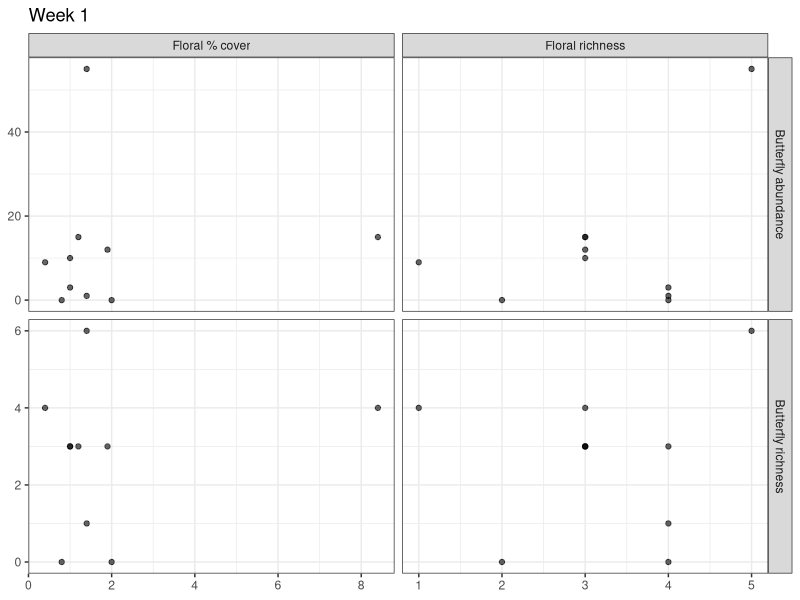
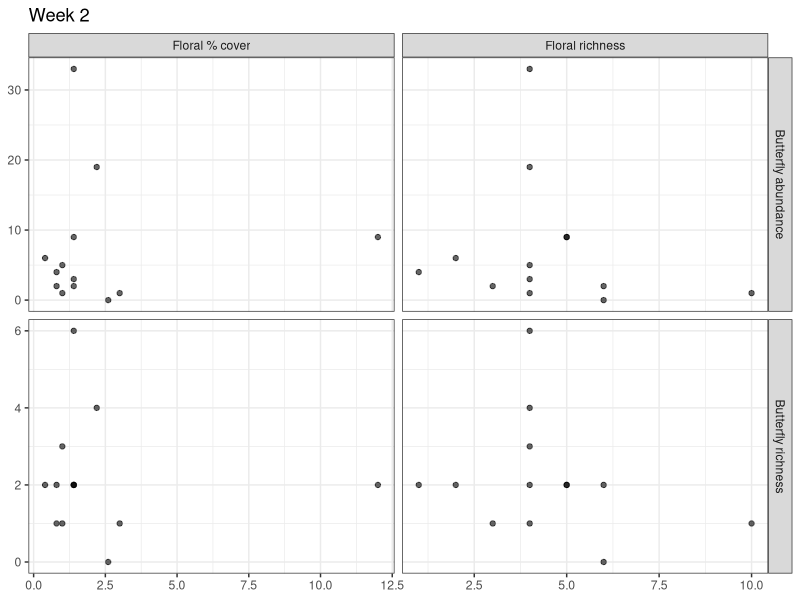
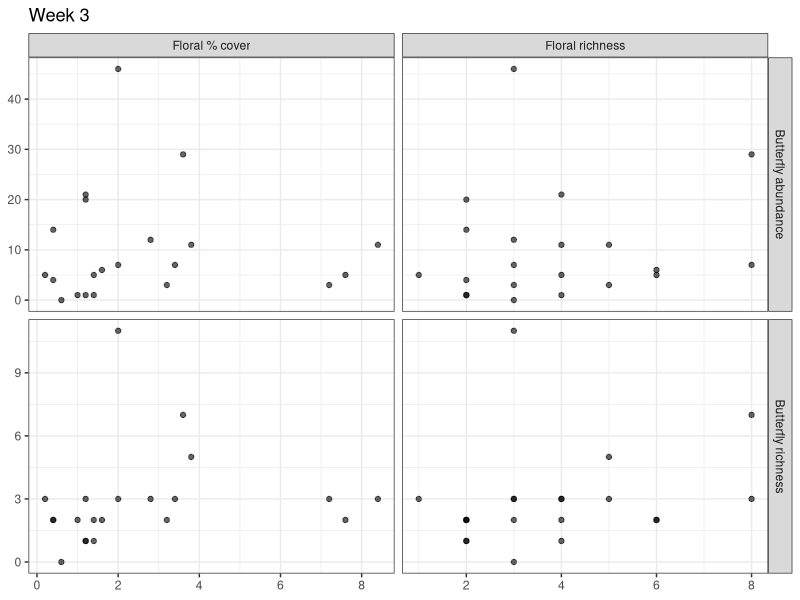
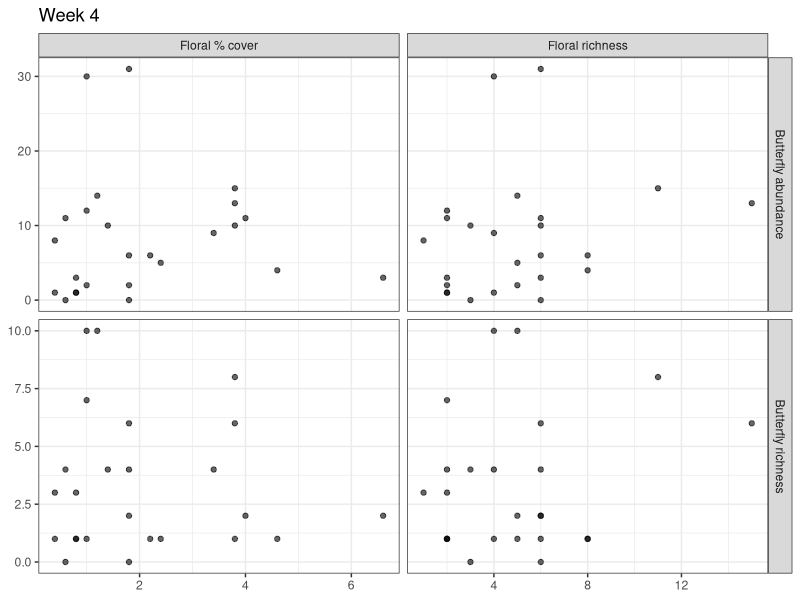
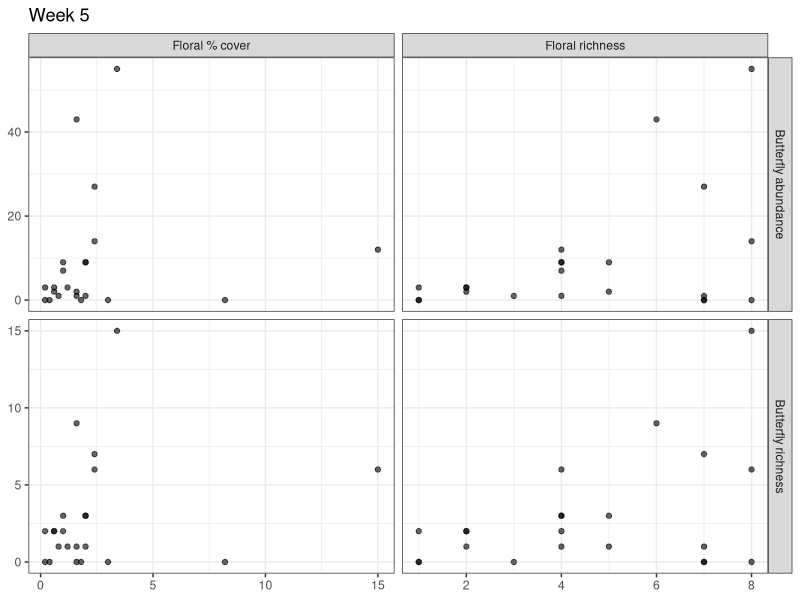
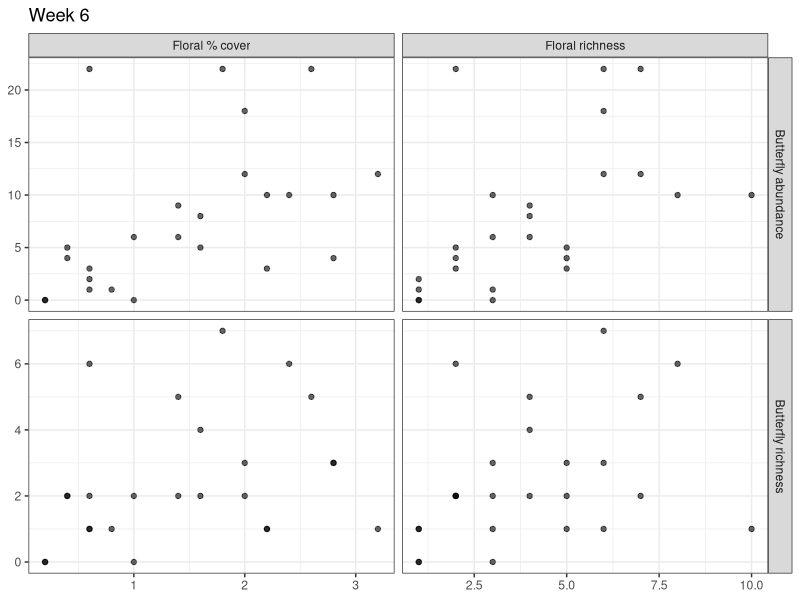
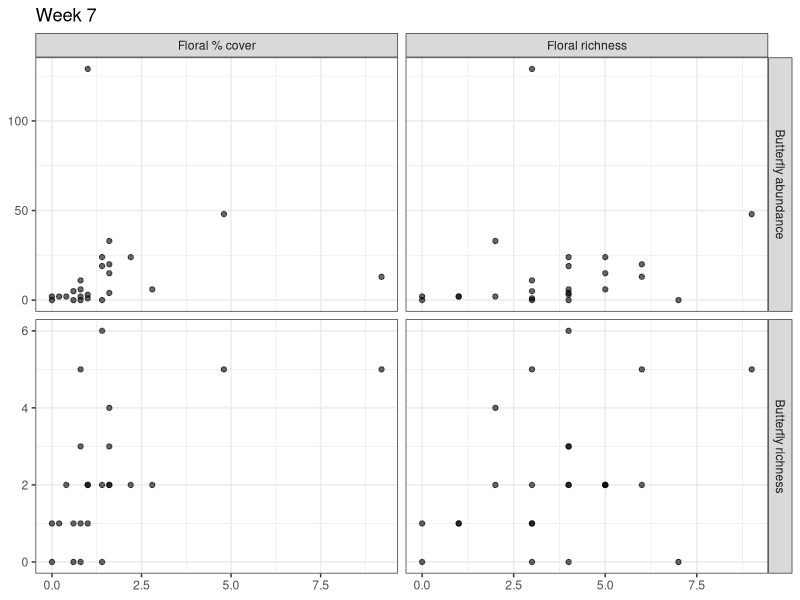
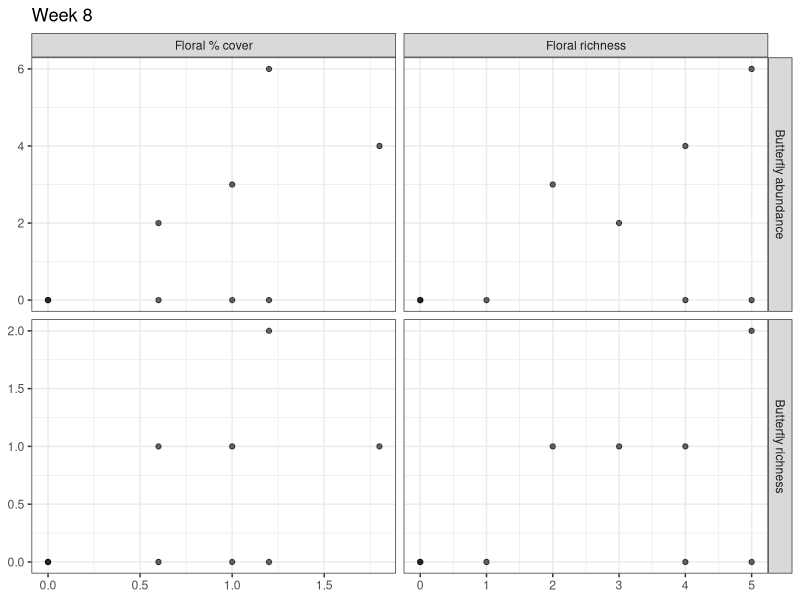

Write R code to recreate these figures, in order. (Note: this script raises an error after producing the figures.)
#### Drafting Answers to Research Questions Script ####
### Freya Innes
### 22/09/2026

# Open Packages
library(tidyverse)

#### READING IN DATA ####
setwd("~/Desktop/School/Graduate/BIMBY_2026_Field_Season")

butterflies_clean <- read_csv("Clean Data/butterflies_clean.csv")
flowers_clean <- read_csv("Clean Data/flowers_clean.csv")
nectar_clean <- read_csv("Clean Data/nectar_clean.csv")

#### Can floral resource richness and abundance predict butterfly richness and abundance? ####
# The idea behind this one is a four paneled grid that has the associations

# Making a usable butterfly summary
butterfly_summary <- butterflies_clean %>%
  mutate(date = make_date(year = 2026,
                          month = as.integer(month), 
                          day = as.integer(day)),
         butterfly_species = paste(genus, species)) %>% # Combining the date
  group_by(transect, date, week) %>%
  summarise(butterfly_abundance = sum(number, na.rm = TRUE), # Making a column for butterfly abundance
            butterfly_richness = n_distinct(butterfly_species[butterfly_species != "NA NA"]), # Making a column for species richness, but does not include "NA NA" (no butterflies seen) as a species 
            .groups = "drop")

# Master list of every transect-date-week that was actually surveyed for flowers
flower_visits <- flowers_clean %>%
  mutate(date = make_date(year = 2026, month = as.integer(month), day = as.integer(day))) %>%
  distinct(transect, date, week)

flower_summary <- flowers_clean %>%
  mutate(date = make_date(year = 2026, 
                          month = as.integer(month), 
                          day = as.integer(day)),
         plant_species = paste(genus, species)) %>%
  distinct(transect, date, week, quadrat, plant_species, cover_pct) %>%
  group_by(transect, date, week) %>%
  complete(quadrat = 1:5, nesting(plant_species), fill = list(cover_pct = 0)) %>%
  ungroup() %>%
  filter(plant_species != "NA NA") %>%
  group_by(transect, date, week, plant_species) %>%
  summarise(mean_cover = mean(cover_pct), .groups = "drop") %>%
  group_by(transect, date, week) %>%
  summarise(floral_richness = n_distinct(plant_species),
            floral_cover = sum(mean_cover),
            .groups = "drop") %>%
  right_join(flower_visits, by = c("transect", "date", "week")) %>%
  mutate(floral_richness = replace_na(floral_richness, 0),
         floral_cover = replace_na(floral_cover, 0))


# Making a summary table to plot more easily
question1_data <- butterfly_summary %>%
  left_join(flower_summary, by = c("transect", "date", "week"))

figure_data <- bind_rows(
  question1_data %>%
    transmute(transect, date, week, # ", origin" has been removed from here and needs to be readded
              x = floral_richness, y = butterfly_richness,
              x_variable = "Floral richness", y_variable = "Butterfly richness"),
  question1_data %>%
    transmute(transect, date, week,
              x = floral_cover, y = butterfly_richness,
              x_variable = "Floral % cover", y_variable = "Butterfly richness"),
  question1_data %>%
    transmute(transect, date, week,
              x = floral_richness, y = butterfly_abundance,
              x_variable = "Floral richness", y_variable = "Butterfly abundance"),
  question1_data %>%
    transmute(transect, date, week,
              x = floral_cover, y = butterfly_abundance,
              x_variable = "Floral % cover", y_variable = "Butterfly abundance"))

# Loop: one 2x2 grid figure per week, click through in the Plots pane
for (wk in sort(unique(figure_data$week))) {
  
  wk_data <- figure_data %>% filter(week == wk)
  
  p <- ggplot(wk_data, aes(x = x, y = y)) + # Removing plant origin colour and fill for now
    geom_point(alpha = 0.6) +
    facet_grid(y_variable ~ x_variable, scales = "free") +
    labs(x = NULL,
         y = NULL,
         title = paste("Week", wk)) +
    theme_bw()
  
  print(p)
}







# THIS IS DUPLICATE CODE FOR THE FLORAL SUMMARY THAT SEPARATES BY ORIGIN #

# Making floral summary with native and non-native cover and richness in case I want to use it later
flower_summary <- flowers_clean %>%
  filter(!is.na(genus)) %>%  # drop placeholder "no plant in this quadrat" rows
  mutate(date = make_date(year = 2026,
                          month = as.integer(month),
                          day = as.integer(day)),
         plant_species = paste(genus, species)) %>%
  distinct(transect, date, week, quadrat, plant_species, origin, cover_pct) %>%  # No duplicate entries
  group_by(transect, date, week) %>%
  complete(quadrat = 1:5, nesting(plant_species, origin), # Keeps species and their origin together instead of duplicating
           fill = list(cover_pct = 0)) %>%
  ungroup() %>%
  group_by(transect, date, week, origin, plant_species) %>%
  summarise(mean_cover = mean(cover_pct), .groups = "drop") %>%
  group_by(transect, date, week, origin) %>%
  summarise(floral_richness = n_distinct(plant_species),
            floral_cover = sum(mean_cover),
            .groups = "drop") %>%
  complete(nesting(transect, date, week), origin, 
           fill = list(floral_richness = 0, floral_cover = 0))

#### Which floral resources are disproportionately used by butterflies relative to their availability?####
# FLOWER DATA #

#Ensuring NAs are removed (can be removed once data is properyl cleaned)
flowers_clean <- flowers_clean %>%
  filter(!is.na(transect), !is.na(month), !is.na(day)) %>%
  mutate(date = make_date(year = 2026,
                          month = as.integer(month),
                          day = as.integer(day)),
         plant_species = paste(genus, species))

# Calculate mean floral cover for each plant species
flower_availability <- flowers_clean %>%
  filter(!is.na(quadrat)) %>% # Removes quadrats that are NA values
  group_by(transect, date, quadrat, plant_species) %>%
  summarise(cover = sum(`cover_%`, na.rm = TRUE),
            .groups = "drop") %>%
  complete(transect, date, 
           quadrat = 1:5,  # specifically calculates for 5 quadrats, not more (NAs)
           plant_species, fill = list(cover = 0)) %>%
  group_by(transect, date, plant_species) %>%
  summarise(mean_cover = mean(cover),
            n_quadrats = n(),
            .groups = "drop")

# Calculate total floral cover for each transect on a certain date
flower_totals <- flower_availability %>%
  group_by(transect, date) %>%
  summarise(total_floral_cover = sum(mean_cover, na.rm = TRUE),
            .groups = "drop")

# Calculate each plant's proportion of floral availability
flower_availability <- flower_availability %>%
  left_join(flower_totals, by = c("transect", "date")) %>%
  mutate(availability_proportion = mean_cover / total_floral_cover)


# NECTARING DATA #

# Filtering the dataset (can be removed once data is completed)
nectar_clean <- nectar_clean %>%
  filter(!is.na(transect), !is.na(month), !is.na(day)) %>%
  mutate(date = make_date(year = 2026,
                          month = as.integer(month),
                          day = as.integer(day)),
         plant_species = paste(flower_genus, flower_species))

# Counting nectar observations for each plant
nectaring_summary <- nectar_clean %>%
  group_by(transect, date, plant_species) %>%
  summarise(nectar_visits = n(), 
            .groups = "drop")

# Calculating the total nectar observations per transect on a certain date
nectar_totals <- nectaring_summary %>%
  group_by(transect, date) %>%
  summarise(total_nectar_visits = sum(nectar_visits, na.rm = TRUE),
            .groups = "drop")

# Calculate if nectar use was proportional 
nectaring_summary <- nectaring_summary %>%
  left_join(nectar_totals, by = c("transect", "date")) %>%
  mutate(use_proportion = nectar_visits / total_nectar_visits)


# COMBINING DATASETS #
question2_data <- flower_availability %>%
  select(transect, date, plant_species, mean_cover, availability_proportion) %>%
  full_join(nectaring_summary %>%
              select(transect, date, plant_species, nectar_visits, use_proportion),
            by = c("transect", "date", "plant_species")) %>%
  mutate(mean_cover = replace_na(mean_cover, 0),
         availability_proportion = replace_na(availability_proportion, 0),
         nectar_visits = replace_na(nectar_visits, 0), 
         use_proportion = replace_na(use_proportion, 0))

# Calculate selection ratio
#
# > 1 = used more than expected based on availability
# = 1 = used in proportion to availability
# < 1 = used less than expected

question2_data <- question2_data %>%
  mutate(selection_ratio = case_when(availability_proportion > 0 ~ use_proportion / availability_proportion,
                                     TRUE ~ NA_real_))

#  Plotting data
# Each point represents a plant species at a particular transect on a particular date
ggplot(question2_data, aes(x = availability_proportion, y = use_proportion)) +
  geom_abline(slope = 1, intercept = 0, linetype = "dashed") + # 1:1 line = use proportional to availability
  geom_point(alpha = 0.6) +
  labs(x = "Proportion of floral cover available",
       y = "Proportion of nectar observations",
       title = "Butterfly nectar use relative to floral availability") +
  theme_bw()

# Plant-level summary for a second figure
plant_summary <- question2_data %>%
  group_by(plant_species) %>%
  summarise(mean_availability = mean(availability_proportion, na.rm = TRUE),
            mean_use = mean(use_proportion, na.rm = TRUE),
            total_visits = sum(nectar_visits, na.rm = TRUE),
            .groups = "drop")

# Plant-level availability vs. use figure
ggplot(plant_summary, aes(x = mean_availability, y = mean_use, label = plant_species)) +
  geom_abline(slope = 1, intercept = 0, linetype = "dashed") + # 1:1 line = use proportional to availability
  geom_point(alpha = 0.6) +
  geom_text(nudge_y = 0.01, check_overlap = TRUE) +
  labs(x = "Mean proportional floral cover",
       y = "Mean proportional nectar use") +
  theme_bw()


#### Does butterfly use of native vs. non-native nectar plants change with seasonal variation in native floral availability?####

# FLORAL DATA #
flower_species_cover <- flowers_clean %>%
  group_by(transect, date, plant_species, origin) %>%
  summarise(mean_cover = mean(`cover_%`, na.rm = TRUE),
            .groups = "drop")

# Total floral cover by transect on a date
flower_totals <- flower_species_cover %>%
  group_by(transect, date) %>%
  summarise(total_floral_cover = sum(mean_cover, na.rm = TRUE),
            .groups = "drop")

# Calculating native floral availability
native_flower_availability <- flower_species_cover %>%
  group_by(transect, date) %>%
  summarise(native_floral_cover = sum(mean_cover[origin == "Native"], na.rm = TRUE),
            total_floral_cover = sum(mean_cover, na.rm = TRUE), # Mean cover of all flowers
            .groups = "drop") %>%
  mutate(proportion_native_floral_cover = native_floral_cover / total_floral_cover) # Proportion of floral cover that is native

# NECTARING DATA #
# Summary of native nectar visits
nectar_native_summary <- nectar_clean %>%
  group_by(transect, date, flower_origin) %>%
  summarise(nectar_visits = n(),
            .groups = "drop")

# Calculating total nectar observations
nectar_totals <- nectar_native_summary %>%
  group_by(transect, date) %>%
  summarise(total_nectar_visits = sum(nectar_visits, na.rm = TRUE),
            .groups = "drop")

# Calculating the proportion of nectar visits to native plants
native_nectar_use <- nectar_native_summary %>%
  filter(flower_origin == "Native") %>%
  group_by(transect, date) %>%
  summarise(native_nectar_visits = sum(nectar_visits, na.rm = TRUE),
            .groups = "drop") %>%
  left_join(nectar_totals, by = c("transect", "date")) %>%
  mutate(proportion_native_nectar = native_nectar_visits / total_nectar_visits)

# Combining the floral availability and nectar use
question3_data <- native_flower_availability %>%
  left_join(native_nectar_use, by = c("transect", "date"))

# PLOTTING #
# Plotting native floral availability through the season
ggplot(question3_data, aes(x = date, y = proportion_native_floral_cover)) +
  geom_point(alpha = 0.6) +
  geom_smooth(method = "loess", se = TRUE) +
  labs(x = "Date", 
       y = "Proportion of floral cover that is native", 
       title = "Seasonal availability of native floral resources") +
  theme_bw()

# Plotting native nectar use through the season
ggplot(question3_data, aes(x = date, y = proportion_native_nectar)) +
  geom_point(alpha = 0.6) +
  geom_smooth(method = "loess", se = TRUE) +
  labs(x = "Date",
       y = "Proportion of nectar observations on native plants",
       title = "Seasonal use of native flowers") +
  ylim(0, 1) +
  theme_bw()

# Plotting native floral availability vs. native nectar use
ggplot(question3_data, aes(x = proportion_native_floral_cover, y = proportion_native_nectar)) +
  geom_abline(slope = 1, intercept = 0, linetype = "dashed") + # Adds the 1:1 use ratio
  geom_point(alpha = 0.6) +
  geom_smooth(method = "lm", se = TRUE) +
  labs(x = "Proportion of floral cover that is native",
       y = "Proportion of nectar observations on native plants",
       title = "Native nectar use as a function of native floral availability") +
  theme_bw()






#### MAKING OTHER RANDOM PLOTS THAT I HAD THE CODE FOR ####
# Transect Locations
# Adding region to butterfly data
butterflies <- butterflies_clean %>%
  mutate(region = case_when(
    transect %in% c("GBH", "CCM", "BGP", "PSP") ~ "Lower Mainland",
    transect %in% c("CHP", "RBG", "BHT", "HRP") ~ "Vancouver Island",
    transect %in% c("MGT", "FLT") ~ "High Elevation Alpine",
    transect %in% c("MMF", "KPP", "PSL") ~ "Thompson-Nicola",
    transect %in% c("OHR", "OHRb", "PBM", "ABR", "JMS",
                    "KSP", "OKF", "KWL", "RTT", "PML") ~ "Okanagan-Similkameen",
    transect %in% c("UBC", "KMP", "RRP" ) ~ "Thompson-Okanagan"))

# Base map
canada_prov <- ne_states(country = "canada", returnclass = "sf")

# Load BC boundary
bc_boundary <- canada_prov %>%
  filter(gn_name == "British Columbia")

# Convert to sf structure to plot on map 
transects_sf <- st_as_sf(butterflies, coords = c("lon", "lat"), crs = 4326)

# Clip to BC
sf_bc <- st_join(transects_sf, bc_boundary, join = st_within, left = FALSE)

# Plot
ggplot() +
  geom_sf(data = bc_boundary, fill = "grey95") +
  geom_sf(data = sf_bc, aes(color = region.x)) +
  geom_sf_text(data = sf_bc, aes(label = transect),
               nudge_y = 0.05,
               size = 2) +
  coord_sf(xlim = c(-126.0, -119.0),
           ylim = c(48.0, 51)) +
  theme_bw() +
  theme(panel.grid.major = element_blank(),
        panel.grid.minor = element_blank()) +
  labs(title = "BIMBY Transects in British Columbia",
       x = "Longitude",
       y = "Latitude",
       color = "Sampling Region")



# SAMPLING SUMMARY
# Binding together sampling summary
sampling_summary <- bind_rows(
  flowers_clean %>%
    distinct(transect, month, day, week) %>%
    count(transect) %>%
    mutate(dataset = "Flowers"),
  
  nectar_clean %>%
    distinct(transect, month, day) %>%
    count(transect) %>%
    mutate(dataset = "Nectar"),
  
  butterflies_clean %>%
    distinct(transect, month, day) %>%
    count(transect) %>%
    mutate(dataset = "Butterflies"))

# Plots the number of times floral surveys, butterfly surveys, and nectar observations have been recorded at each site
ggplot(sampling_summary, aes(x = reorder(transect, n), y = n, fill = dataset)) +
  geom_col(position = "dodge") +
  coord_flip() +
  labs(x = "Transect", 
       y = "Number of sampling occasions", 
       fill = "Dataset") +
  theme_bw() +
  theme(panel.grid.major = element_blank(),
        panel.grid.minor = element_blank())



# NATIVE VS. NON-NATIVE FLORAL COVER
# Averaging floral cover across five quadrats per transect
cover_transect <- flowers_clean %>%
  filter(!is.na(origin)) %>%
  group_by(month, day, week, transect, quadrat, origin) %>%
  summarise(cover = sum(`cover_%`, na.rm = TRUE), 
            .groups = "drop" ) %>%
  group_by(month, day, week, transect, origin) %>%
  summarise(mean_cover = mean(cover, na.rm = TRUE), 
            se = sd(cover, na.rm = TRUE) / sqrt(n()),
            .groups = "drop")

# Creating day-of-year
cover_transect <- cover_transect %>%
  mutate(date = as.Date(paste(2026, month, day, sep = "-")),
         julian = as.integer(format(date, "%j")),
         region = case_when(
           transect %in% c("GBH", "CCM", "BGP", "PSP") ~ "Lower Mainland",
           transect %in% c("CHP", "RBG", "BHT", "HRP") ~ "Vancouver Island",
           transect %in% c("MGT", "FLT") ~ "High Elevation Alpine",
           transect %in% c("MMF", "KPP", "PSL") ~ "Thompson-Nicola",
           transect %in% c("OHR", "OHRb", "PBM", "ABR", "JMS",
                           "KSP", "OKF", "KWL", "RTT", "PML") ~ "Okanagan-Similkameen",
           transect %in% c("UBC", "KMP", "RRP" ) ~ "Thompson-Okanagan"))

# Plotting mean % floral cover vs day of year
ggplot(cover_transect, aes(x = week, y = mean_cover, colour = origin)) +
  geom_point(alpha = 0.5) +
  geom_smooth(method = "loess", se = FALSE) + # Change if changed below
  facet_wrap(~ region) + # Change if wanting season total, region, or individual transects
  scale_colour_manual(values = c("Native" = "forestgreen", "Non-native" = "orange")) +
  scale_x_continuous(breaks = seq(min(cover_transect$week), max(cover_transect$week), by = 1)) +
  labs(x = "Week",
       y = "Mean floral cover (%)",
       colour = "Plant origin") +
  theme_bw() +
  theme(panel.grid.major = element_blank(),
        panel.grid.minor = element_blank())

# NECTAR-USE AT TRANSECTS 
# Simple summary of nectar-use
nectar_summary <- nectar_clean %>%
  count(transect, flower_origin)

# Plots nectaring observations at each transect and whether they were on native or non-native plants
ggplot(nectar_summary, aes(x = reorder(transect, n), y = n, fill = flower_origin)) +
  geom_col() +
  coord_flip() +
  scale_fill_manual(
    values = c("Native" = "forestgreen", "Non-native" = "orange")) +
  labs(x = "Transect",
       y = "Number of nectaring observations",
       fill = "Flower origin") +
  theme_bw() +
  theme(panel.grid.major = element_blank(),
        panel.grid.minor = element_blank())

# NECTAR-USE THROUGHOUT THE SEASON
# Adding julian date to nectaring data and summing the observations
nectar_day <- nectar_clean %>%
  mutate(date = as.Date(paste(2026, month, day, sep = "-")),
         julian = as.integer(format(date, "%j"))) %>%
  count(julian, flower_origin)

ggplot(nectar_day, aes(x = julian, y = n, colour = flower_origin)) +
  geom_point(alpha = 0.6) +
  geom_smooth(method = "loess", se = FALSE) + # Change for error bars if wanted
  scale_colour_manual(values = c("Native" = "forestgreen","Non-native" = "orange")) +
  labs(x = "Day of year",
       y = "Nectaring observations",
       colour = "Flower origin") +
  theme_bw() +
  theme(panel.grid.major = element_blank(),
        panel.grid.minor = element_blank())

#FLORAL AVAILABILITY VS NECTAR-USE 
# Calculating native floral cover for each transect and week
floral_availability <- flowers_clean %>%
  filter(!is.na(origin)) %>%
  group_by(week, transect, quadrat, origin) %>%
  summarise(cover = sum(`cover_%`, na.rm = TRUE),
            .groups = "drop") %>%
  group_by(week, transect, origin) %>%
  summarise(mean_cover = mean(cover, na.rm = TRUE),
            .groups = "drop") %>%
  rename(flower_origin = origin)

# Nectar observations based on week, transect, and flower origin 
nectar_use <- nectar_clean %>%
  count(week, transect, flower_origin, name = "nectar_obs")

# Connecting datasets
nectar_availability <- floral_availability %>%
  left_join(nectar_use, by = c("week", "transect", "flower_origin")) %>%
  mutate(nectar_obs = replace_na(nectar_obs, 0))

# Plotting 
ggplot(nectar_availability, aes(x = mean_cover, y = nectar_obs, colour = flower_origin)) +
  geom_point(alpha = 0.7) +
  geom_smooth(method = "lm", se = TRUE) +
  facet_wrap(~ flower_origin) +
  scale_colour_manual(values = c("Native" = "forestgreen", "Non-native" = "orange")) +
  labs(x = "Mean floral cover (%)",
       y = "Nectaring observations",
       colour = "Flower origin") +
  theme_bw() +
  theme(panel.grid.major = element_blank(),
        panel.grid.minor = element_blank())


# BUTTERFLY ABUNDANCE THROUGHOUT THE SEASON 
# Abundance at each transect during each week
butterfly_day <- butterflies_clean %>%
  group_by(month, day, week, transect) %>%
  summarise(butterfly_abundance = sum(number, na.rm = TRUE),
            species_richness = n_distinct(paste(genus, species),na.rm = TRUE), .groups = "drop") %>%
  mutate(date = as.Date(paste(2026, month, day, sep = "-")),
         julian = as.integer(format(date, "%j")),
         region = case_when(
           transect %in% c("GBH", "CCM", "BGP", "PSP") ~ "Lower Mainland",
           transect %in% c("CHP", "RBG", "BHT", "HRP") ~ "Vancouver Island",
           transect %in% c("MGT", "FLT") ~ "High Elevation Alpine",
           transect %in% c("MMF", "KPP", "PSL") ~ "Thompson-Nicola",
           transect %in% c("OHR", "OHRb", "PBM", "ABR", "JMS",
                           "KSP", "OKF", "KWL", "RTT", "PML") ~ "Okanagan-Similkameen",
           transect %in% c("UBC", "KMP", "RRP" ) ~ "Thompson-Okanagan"))

# Plots abundance (something wonky with the x-axis)
ggplot(butterfly_day, aes(x = julian, y = butterfly_abundance)) +
  geom_point(alpha = 0.6) +
  geom_smooth(method = "loess",se = TRUE) +
  facet_wrap(~ region) +
  labs(x = "Day of year", 
       y = "Butterfly abundance") +
  theme_bw() +
  theme(panel.grid.major = element_blank(),
        panel.grid.minor = element_blank())


# Plots richness (still wonky)
ggplot(butterfly_day, aes(x = julian,y = species_richness)) +
  geom_point(alpha = 0.6) +
  geom_smooth(method = "loess", se = TRUE) +
  #facet_wrap(~ region) +
  labs(x = "Day of year",
       y = "Butterfly species richness") +
  theme_bw() +
  theme(panel.grid.major = element_blank(),
        panel.grid.minor = element_blank())











# NOT READY YET
availability_prop <- floral_availability %>%
  group_by(week, transect) %>%
  mutate(availability_prop = mean_cover / sum(mean_cover)) %>%
  ungroup()

use_prop <- nectar_use %>%
  group_by(week, transect) %>%
  mutate(use_prop = nectar_obs / sum(nectar_obs)) %>%
  ungroup()

comparison <- availability_prop %>%
  left_join(use_prop, by = c("week", "transect", "flower_origin")) %>%
  mutate(use_prop = replace_na(use_prop, 0))

ggplot(comparison, aes(x = availability_prop, y = use_prop, colour = flower_origin)) +
  geom_abline(slope = 1, intercept = 0, linetype = "dashed") +
  geom_point(size = 3, alpha = 0.7) +
  scale_colour_manual(values = c("Native" = "forestgreen", "Non-native" = "orange")) +
  labs(x = "Proportion of floral availability",
       y = "Proportion of nectar use",
       colour = "Flower origin") +
  theme_bw() +
  theme(panel.grid.major = element_blank(),
        panel.grid.minor = element_blank())
# One point is a flower origin at a transect during a certain week















floral_availability <- flowers_clean %>%
  filter(!is.na(origin)) %>%
  group_by(week, transect, quadrat, origin) %>%
  summarise(cover = sum(`cover_%`, na.rm = TRUE), .groups = "drop") %>%
  group_by(week, transect, origin) %>% # Average the quadrats to get transect-level 
  summarise(mean_cover = mean(cover, na.rm = TRUE), .groups = "drop") %>%
  rename(flower_origin = origin)

nectar_use <- nectar_clean %>%
  filter(activity == "nectaring") %>%
  count(week, transect, flower_origin, name = "nectar_obs")

selection_data <- floral_availability %>%
  left_join(nectar_use, by = c("week", "transect", "flower_origin")) %>% # Add nectar observations
  mutate(nectar_obs = replace_na(nectar_obs, 0)) # No observations on that flower origin = zero observations

selection_data <- selection_data %>%
  group_by(week, transect) %>%
  mutate(availability_prop = mean_cover / sum(mean_cover),
         use_prop = nectar_obs / sum(nectar_obs)) %>%
  ungroup()

selection_data <- selection_data %>%
  filter(!is.na(use_prop), !is.na(availability_prop), availability_prop > 0)

selection_data <- selection_data %>%
  mutate(selection_ratio = use_prop/availability_prop)

selection_data %>%
  select(week, transect, flower_origin, availability_prop, use_prop, selection_ratio) %>%
  arrange(transect, week, flower_origin)


ggplot(selection_data, aes(x = flower_origin, y = selection_ratio, colour = flower_origin)) +
  geom_hline(yintercept = 1, linetype = "dashed") +
  geom_boxplot() +
  geom_jitter(size = 2.5, alpha = 0.5) +
  scale_colour_manual(values = c("Native" = "forestgreen",
                                 "Non-native" = "orange")) +
  labs(x = "Flower origin",
       y = "Selection ratio",
       colour = "Flower origin") +
  theme_bw() +
  theme(panel.grid.major = element_blank(),
        panel.grid.minor = element_blank())


# Summary of most common nectar plants visited
nectaring_summary_plot <- nectaring_summary %>%
  group_by(plant_species) %>%
  summarise(nectar_visits = sum(nectar_visits, na.rm = TRUE),
            .groups = "drop") %>%
  arrange(desc(nectar_visits)) %>%
  mutate(plant_species = factor(plant_species,
                           levels = plant_species)) %>%
  filter(nectar_visits > 5)


ggplot(nectaring_summary_plot, aes(x = plant_species, y = nectar_visits)) +
  geom_col() +
  theme(axis.text.x = element_text(angle = 45, hjust = 1)) +
  labs(x = "Flower",
       y = "Number of nectar observations",
       title = "Butterfly nectar plant use") 
